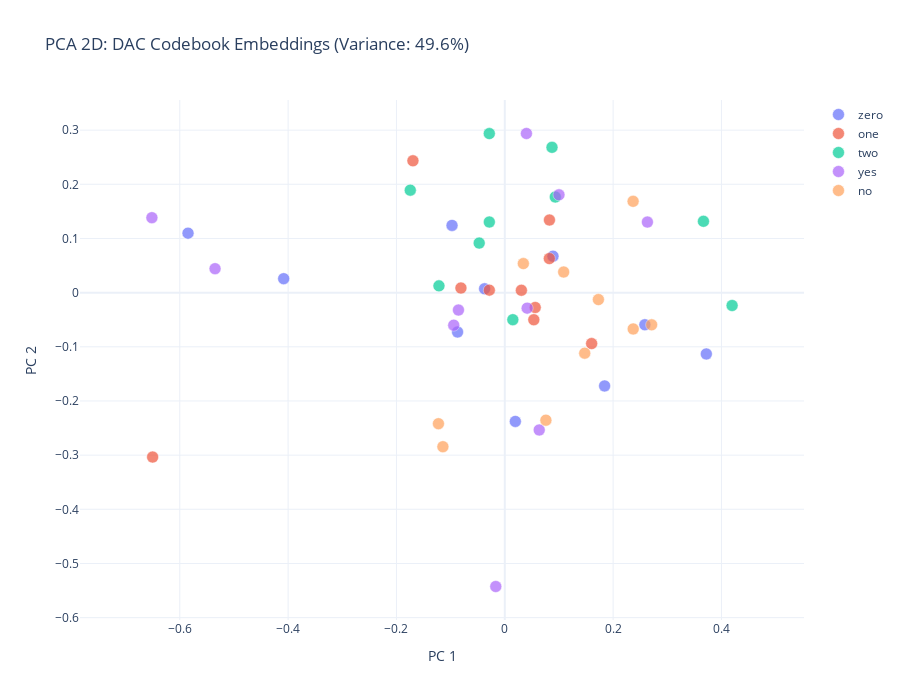

Notebook code for this chart:
### Markdown cell above
## Step 5: PCA Visualization (2D and 3D)

### Code cell
# PCA - 2D
pca_2d = PCA(n_components=2, random_state=42)
pca_2d_result = pca_2d.fit_transform(embeddings)
variance_2d = pca_2d.explained_variance_ratio_.sum()

print(f"PCA 2D variance explained: {variance_2d:.2%}")

# Create color map
color_map = {word: px.colors.qualitative.Plotly[i] for i, word in enumerate(words)}

# 2D Plot
fig_2d = go.Figure()

for word in words:
    mask = np.array([label == word for label in valid_labels])
    fig_2d.add_trace(go.Scatter(
        x=pca_2d_result[mask, 0],
        y=pca_2d_result[mask, 1],
        mode='markers',
        name=word,
        marker=dict(size=12, color=color_map[word], opacity=0.7, line=dict(width=0.5, color='white'))
    ))

fig_2d.update_layout(
    title=f'PCA 2D: DAC Codebook Embeddings (Variance: {variance_2d:.1%})',
    xaxis_title='PC 1',
    yaxis_title='PC 2',
    width=900,
    height=700,
    xaxis=dict(scaleanchor='y', scaleratio=1),  # Equal aspect ratio
    template='plotly_white'
)

fig_2d.write_html('dac_embeddings_pca_2d.html')
fig_2d.show()

print("Saved: dac_embeddings_pca_2d.html")

### Figure 1 — Plotly figure (JSON) as saved in the notebook; plotly's stock layout.template omitted (floating-point values rounded to 4 significant figures)
{"data": [{"marker": {"color": "#636EFA", "line": {"color": "white", "width": 0.5}, "opacity": 0.7, "size": 12}, "mode": "markers", "name": "zero", "type": "scatter", "x": [-0.5847, -0.4082, 0.3721, 0.2586, -0.03725, 0.1843, -0.0974, 0.08901, -0.08717, 0.01947], "y": [0.1099, 0.02578, -0.1132, -0.05922, 0.007224, -0.1722, 0.1241, 0.06733, -0.07269, -0.2377]}, {"marker": {"color": "#EF553B", "line": {"color": "white", "width": 0.5}, "opacity": 0.7, "size": 12}, "mode": "markers", "name": "one", "type": "scatter", "x": [-0.1696, -0.6501, 0.1604, 0.03065, 0.05615, 0.08224, 0.08246, 0.05361, -0.08091, -0.02856], "y": [0.2434, -0.3036, -0.09404, 0.004365, -0.0274, 0.06287, 0.1341, -0.05005, 0.008537, 0.004624]}, {"marker": {"color": "#00CC96", "line": {"color": "white", "width": 0.5}, "opacity": 0.7, "size": 12}, "mode": "markers", "name": "two", "type": "scatter", "x": [-0.1744, -0.1215, -0.0285, 0.08718, -0.04721, 0.4197, 0.09327, -0.02858, 0.3668, 0.01487], "y": [0.1892, 0.01249, 0.1304, 0.2682, 0.09144, -0.02374, 0.1766, 0.2936, 0.1317, -0.04992]}, {"marker": {"color": "#AB63FA", "line": {"color": "white", "width": 0.5}, "opacity": 0.7, "size": 12}, "mode": "markers", "name": "yes", "type": "scatter", "x": [-0.5349, -0.6514, -0.01659, 0.03996, 0.1001, 0.04135, 0.2633, -0.09421, -0.0855, 0.06359], "y": [0.04429, 0.1384, -0.5425, 0.2938, 0.1806, -0.0286, 0.1302, -0.06003, -0.03214, -0.2535]}, {"marker": {"color": "#FFA15A", "line": {"color": "white", "width": 0.5}, "opacity": 0.7, "size": 12}, "mode": "markers", "name": "no", "type": "scatter", "x": [0.2711, 0.1728, 0.1087, 0.2369, 0.03427, 0.2371, -0.1225, 0.07592, -0.1142, 0.1476], "y": [-0.05948, -0.0128, 0.03804, 0.1685, 0.05361, -0.06699, -0.242, -0.2355, -0.2844, -0.1117]}], "layout": {"height": 700, "title": {"text": "PCA 2D: DAC Codebook Embeddings (Variance: 49.6%)"}, "width": 900, "xaxis": {"scaleanchor": "y", "scaleratio": 1, "title": {"text": "PC 1"}}, "yaxis": {"title": {"text": "PC 2"}}}}
